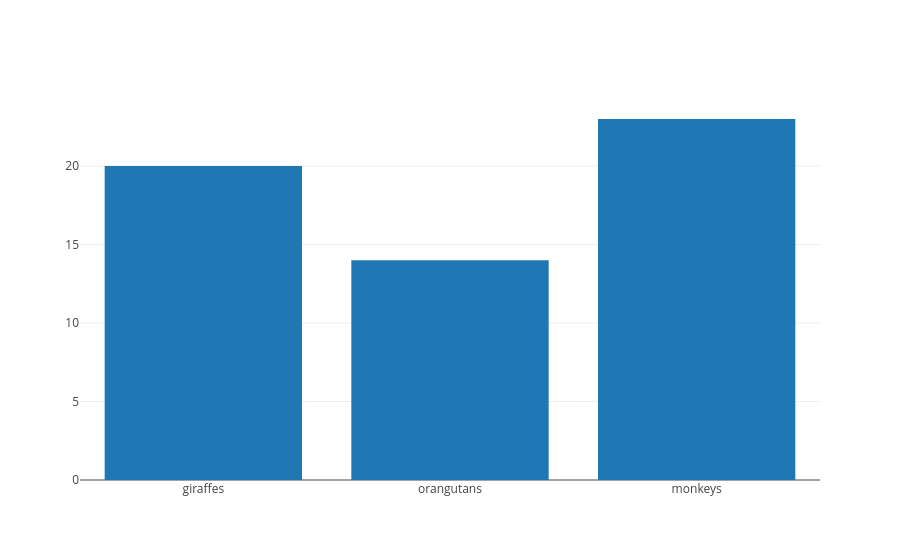

Notebook cell for this chart:
### Markdown cell above
# Bar Charts
## Basic Bar Chart

### Code cell
val data = Seq(
  Bar(Seq("giraffes", "orangutans", "monkeys"), Seq(20, 14, 23))
)

plot(data)

### Figure 1 — Plotly figure (JSON) as saved in the notebook; plotly's stock layout.template omitted (floating-point values rounded to 4 significant figures)
{"data": [{"type": "bar", "x": ["giraffes", "orangutans", "monkeys"], "y": [20.0, 14.0, 23.0]}], "layout": {}}
